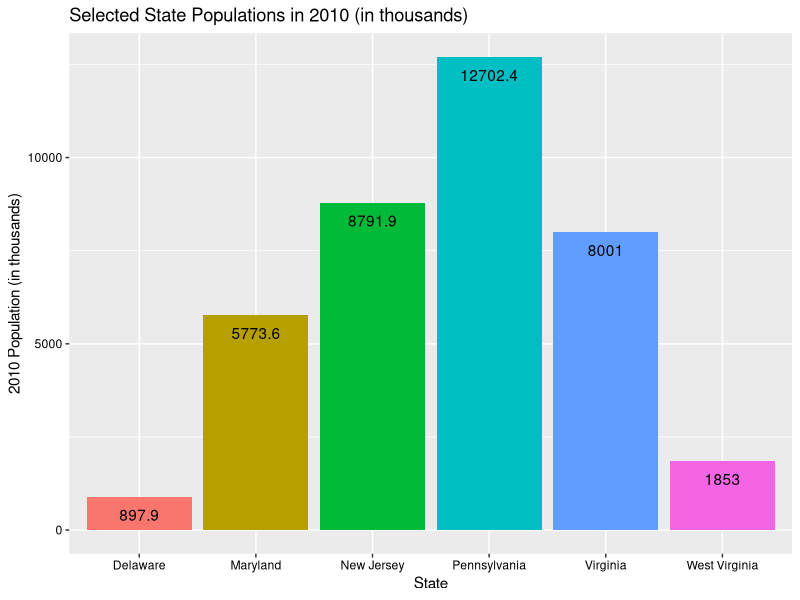

This chart was generated by the following R code:
# This script creates a bar graph using (a subset of) 'census_data.csv'.

# A description of 'census_data.csv' can be found in 'census_data_scrape_and_process.R'.
# To avoid an overwhelming plot, I will be using a subset of 'census_data.csv' consisting of
# observations for 6 states (Delaware, Maryland, New Jersey, Pennsylvania, Virginia, 
# and West Virginia) in 2010.

# Load packages.
library(data.table)
library(ggplot2)

# Load data.
census_data = data.table(read.csv('census_data.csv', header = T, stringsAsFactors = F, check.names = F))

# SUBSET/PROCESS DATA.

  # Specify states of interest.
  states = c('Delaware', 'Maryland', 'New Jersey', 'Pennsylvania', 
             'Virginia', 'West Virginia')
  
  # Create data subset (specified above).
  census_subset = census_data[Name %in% states, .(Name, `2010`)]
  
  # Divided population values by 1000 for easier graph viewing.
  census_subset$`2010` = census_subset$`2010` / 1000
  
# PLOT DATA.
  
  # Plot data.
  ggplot(data = census_subset, aes(x = Name, y = `2010`, fill = Name)) + 
    geom_bar(stat = 'identity') + 
    theme(legend.position = 'none') + 
    geom_text(aes(label = round(`2010`, 1)), 
              vjust = 2) +
    theme(axis.text.x = element_text(color = 'black'), 
          axis.text.y = element_text(color= 'black')) +
    ggtitle('Selected State Populations in 2010 (in thousands)') + 
    xlab('State') + 
    ylab('2010 Population (in thousands)')